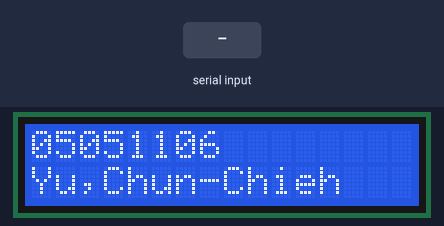
A sketch run on a simulated Arduino Uno, built with avr-gcc and run on an emulated ATmega328P. On the bench: 16×2 character LCD. Inputs (shaded band) come from the test bench.

Above: at 1.1 s.
3.3 s: "1" received over Serial
At 4.0 s:
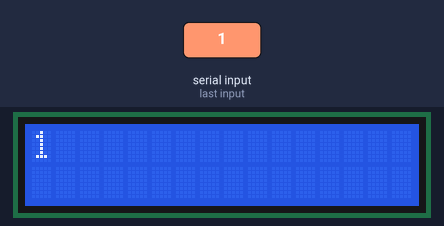
4.9 s: "0" received over Serial
At 6.2 s:
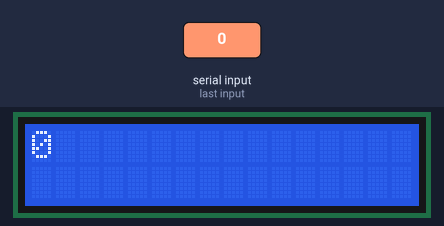
6.5 s: "2" received over Serial
At 7.6 s:
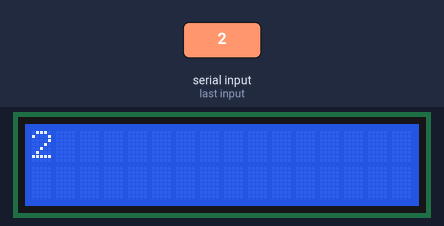
Timing chart, 0 to 9.5 s (numbered marks = the images above; inputs shaded):
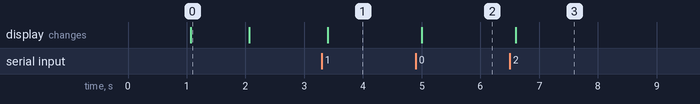

Measured:
- after the input at 3.3 s, the display: changes after 0.10 s (image 1)
- after the input at 4.9 s, the display: changes after 0.10 s (image 2)
- after the input at 6.5 s, the display: changes after 0.10 s (image 3)
- what the display in image 0 shows lasts 1.0 s, from 1.1 s to 2.1 s

The sketch:

LCD.ino
```cpp
#include <LiquidCrystal.h>

// initialize the library with the numbers of the interface pins
LiquidCrystal lcd(12, 11, 5, 4, 3, 2);

void setup() {
  // set up the LCD's number of columns and rows:
  lcd.begin(16, 2);
  Serial.begin(9600);
  lcd.setCursor(0, 0);
  lcd.print("05051106");
  delay(1000);
  lcd.setCursor(0, 1);
  lcd.print("Yu,Chun-Chieh");
  delay(1000);
  lcd.clear();
}

void loop() {
    // when characters arrive over the serial port...
  if (Serial.available()) {
    // wait a bit for the entire message to arrive
    delay(100);
    // clear the screen
    lcd.clear();
    // read all the available characters
    while (Serial.available() > 0) {
      // display each character to the LCD
      lcd.write(Serial.read());
    }
  }
}
```
